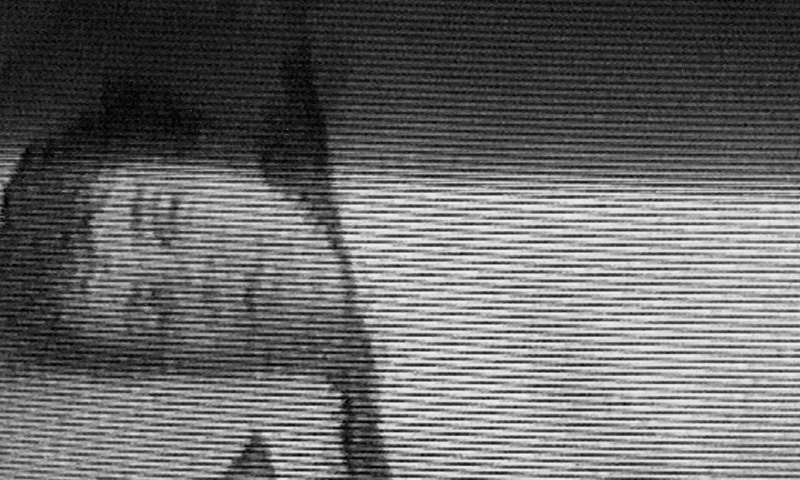
//> input picture DFT/image3.png, 1600 x 960 px (shown at 1/2 size)
$ ./DFT   (built with g++ and OpenCV 4)
//> lines starting //> are read from the running program, lines starting //| are printed output that depends on the picture
#include "opencv2/highgui.hpp"
#include "opencv2/imgcodecs.hpp"
#include "opencv2/photo.hpp"
#include "opencv2/opencv.hpp"
#include <stdio.h>
using namespace cv;
using namespace std;

int main()
{
    Mat src = imread("image3.png", IMREAD_GRAYSCALE); //灰階輸入原始圖片 邊界用0填充
//> src is the input picture: 960 rows x 1600 cols, CV_8UC1; min 0, max 251, mean 104.6
    int m = getOptimalDFTSize(src.rows); //計算傅立葉變換並擴展至最佳尺寸m*n
//> m = 960
    int n = getOptimalDFTSize(src.cols);
//> n = 1600
    Mat pad;
    copyMakeBorder(src, pad, 0, m - src.rows, 0, n - src.cols, BORDER_CONSTANT, Scalar::all(0));

    Mat planes[] = { Mat_<float>(pad),Mat::zeros(pad.size(),CV_32F) };
//> planes[1]: 960 rows x 1600 cols, CV_32FC1; every value is 0
    Mat complex;
    merge(planes, 2, complex); //將planes[0] planes[1]合併成複數矩陣complex
    dft(complex, complex); //進行傅立葉變換

    split(complex, planes); //將complex分成實數部分和虛數部分

    Mat mag;
    magnitude(planes[0], planes[1], mag); //計算幅值
    mag += Scalar::all(1); //防止log0 所以pixel++
    log(mag, mag); //對幅值取對數

    mag = mag(Rect(0, 0, mag.cols & -2, mag.rows & -2));
    int cx = mag.cols / 2;
//> cx = 800
    int cy = mag.rows / 2;
//> cy = 480
    Mat q0(mag, Rect(0, 0, cx, cy));
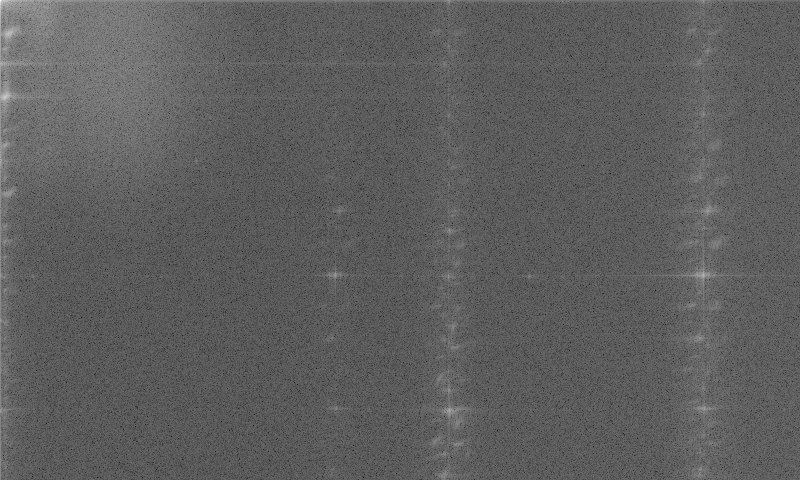
//> q0: 480 rows x 800 cols, CV_32FC1; min 3.11, max 18.89, mean 8.98; drawn with min black and max white
    Mat q1(mag, Rect(cx, 0, cx, cy));
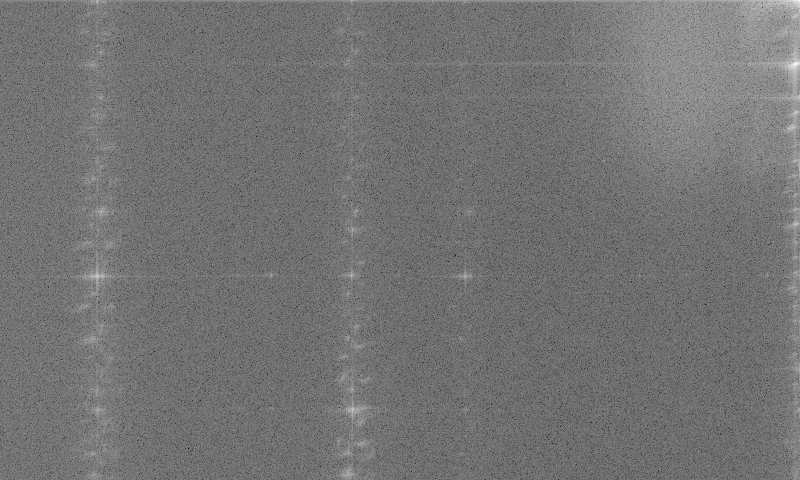
//> q1: 480 rows x 800 cols, CV_32FC1; min 2.44, max 16.85, mean 8.96; drawn with min black and max white
    Mat q2(mag, Rect(0, cy, cx, cy));
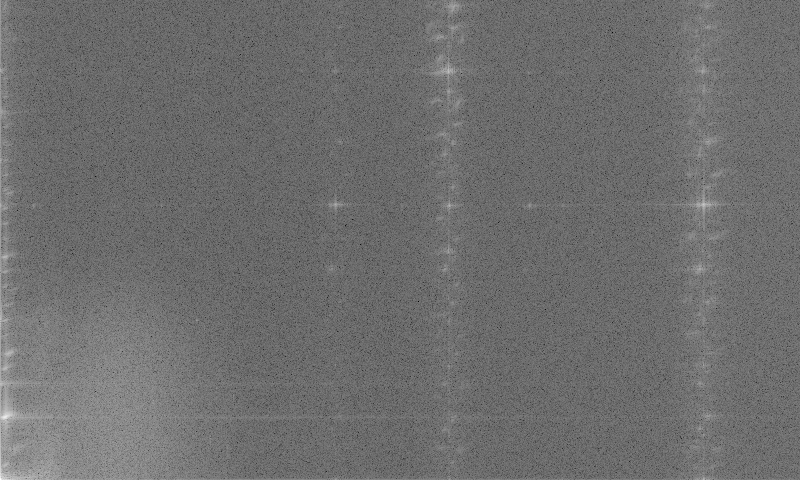
//> q2: 480 rows x 800 cols, CV_32FC1; min 2.44, max 17.51, mean 8.96; drawn with min black and max white
    Mat q3(mag, Rect(cx, cy, cx, cy));
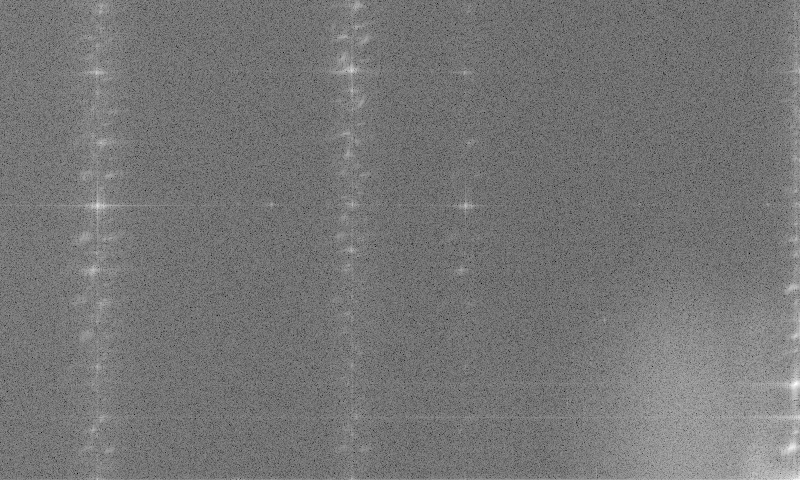
//> q3: 480 rows x 800 cols, CV_32FC1; min 3.11, max 15.72, mean 8.97; drawn with min black and max white
    Mat temp;

    q0.copyTo(temp);//q0 q3 swap 傅立葉變換後的圖像左上和右下互換
    q3.copyTo(q0);
    temp.copyTo(q3);

    q1.copyTo(temp);//q1 q2 swap 傅立葉變換後的圖像右上和左下互換
    q2.copyTo(q1);
    temp.copyTo(q2);
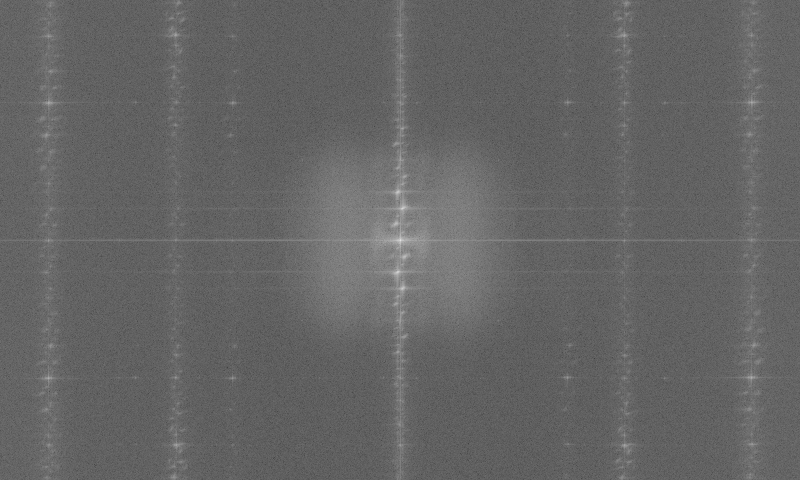
//> mag: 960 rows x 1600 cols, CV_32FC1 (shown at 1/2 size); min 2.44, max 18.89, mean 8.97; drawn with min black and max white

    normalize(mag, mag, 0, 1, NORM_MINMAX); //正規化頻譜 將其數值範圍調整在0~1之間
    namedWindow("Magnitude Spectrum", 0);
    resizeWindow("Magnitude Spectrum", src.size() / 2);
    imshow("Magnitude Spectrum", mag);

    Mat phases;
    phase(planes[0], planes[1], phases); //取得相位圖
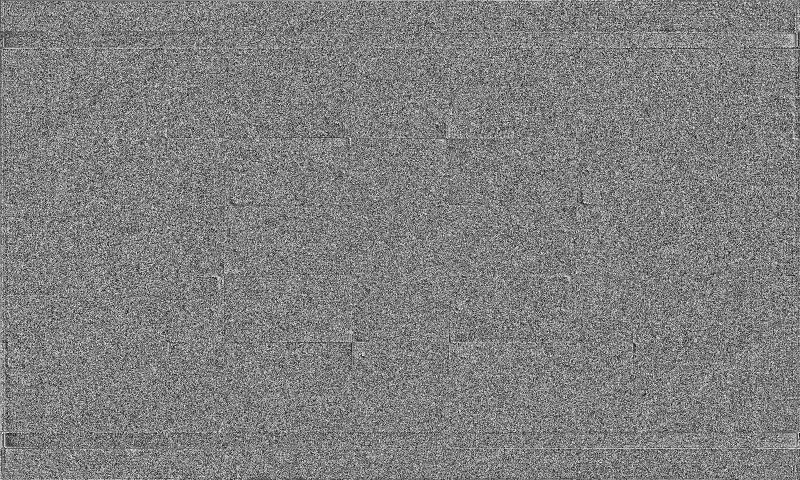
//> phases: 960 rows x 1600 cols, CV_32FC1 (shown at 1/2 size); min 0, max 6.28, mean 3.14; drawn with min black and max white
    normalize(phases, phases, 0, 255, NORM_MINMAX); //正規化頻譜 將其數值範圍調整在0~255之間
    phases.convertTo(phases, CV_8U);
//> phases: 960 rows x 1600 cols, CV_8UC1
    namedWindow("Phase Spectrum", 0);
    resizeWindow("Phase Spectrum", src.size() / 2);
    imshow("Phase Spectrum", phases);

    Mat recover;
    idft(complex, recover); //進行逆傅立葉轉換
    split(recover, planes); //分離通道
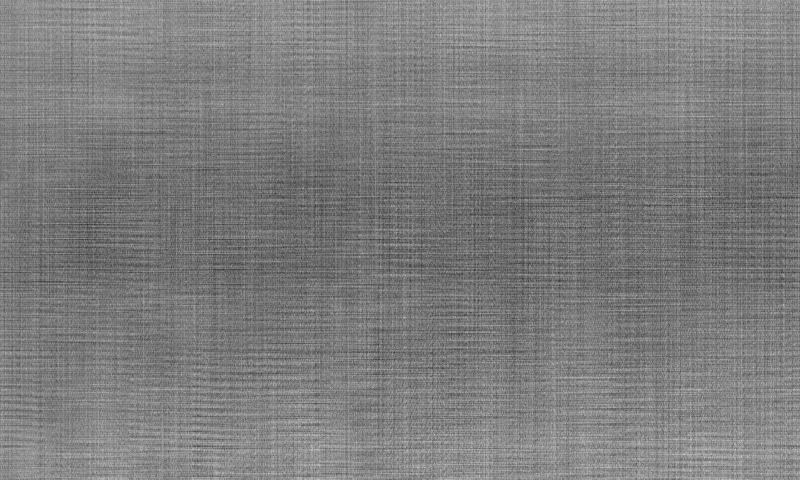
//> planes[1]: 960 rows x 1600 cols, CV_32FC1 (shown at 1/2 size); min -72.6, max 74.81, mean 0; drawn with min black and max white
    magnitude(planes[0], planes[1], recover); //計算幅值
    normalize(recover, recover, 0, 1, NORM_MINMAX); //正規化頻譜 將其數值範圍調整在0~1之間
    namedWindow("Recover Image", 0);
    resizeWindow("Recover Image", src.size() / 2);
    imshow("Recover Image", recover);

    waitKey(0);
}
